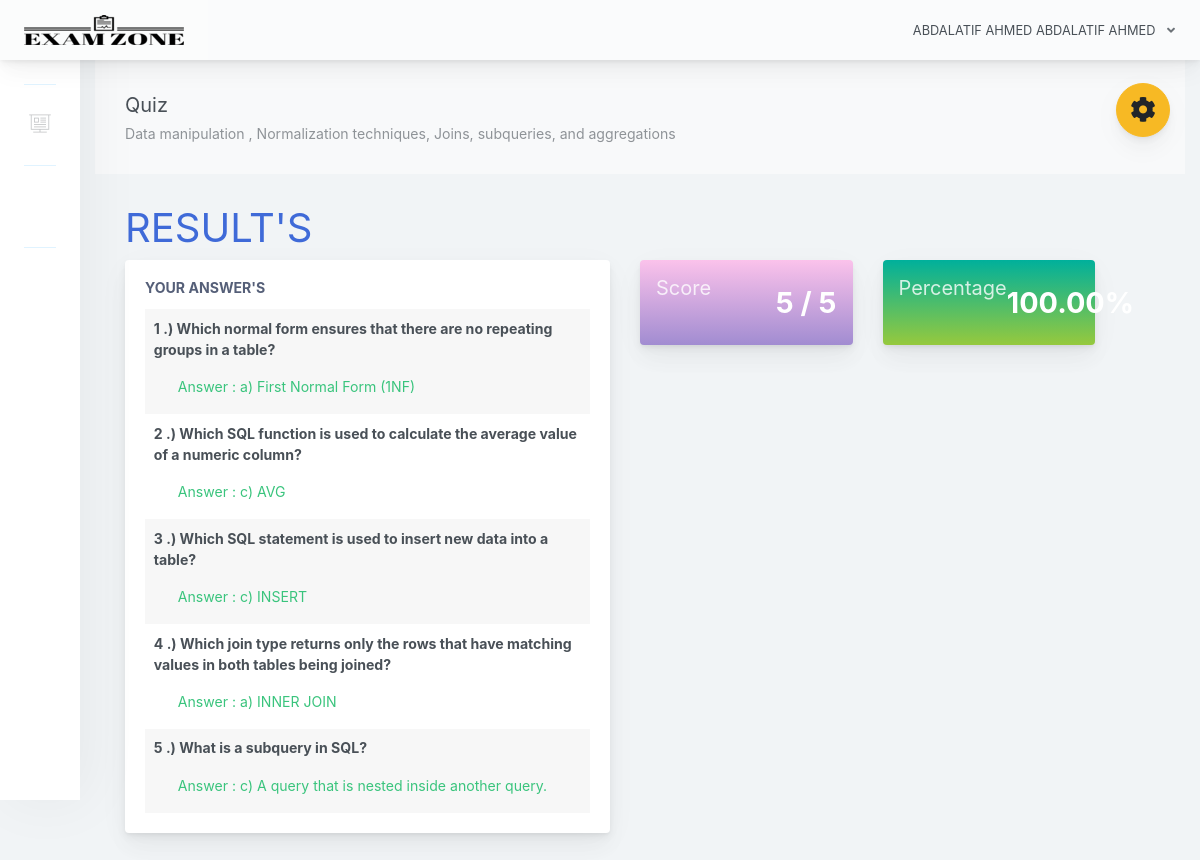
Screenshot of /home.php?page=result&id=2 (signed in) with the database file from the repository.
### tables this page shows
CREATE TABLE `examinee_tbl` (
  `exmne_id` int(11) NOT NULL,
  `exmne_fullname` varchar(1000) NOT NULL,
  `exmne_course` varchar(1000) NOT NULL,
  `exmne_gender` varchar(1000) NOT NULL,
  `exmne_birthdate` varchar(1000) NOT NULL,
  `exmne_year_level` varchar(1000) NOT NULL,
  `exmne_email` varchar(1000) NOT NULL,
  `exmne_password` varchar(1000) NOT NULL,
  `exmne_status` varchar(1000) NOT NULL DEFAULT 'active',
  `blocked` tinyint(1) NOT NULL DEFAULT 0
);

CREATE TABLE `exam_tbl` (
  `ex_id` int(11) NOT NULL,
  `cou_id` int(11) NOT NULL,
  `ex_title` varchar(1000) NOT NULL,
  `ex_time_limit` varchar(1000) NOT NULL,
  `ex_questlimit_display` int(11) NOT NULL,
  `ex_description` varchar(1000) NOT NULL,
  `published` tinyint(1) NOT NULL DEFAULT 0,
  `ex_created` timestamp NOT NULL DEFAULT current_timestamp() ON UPDATE current_timestamp()
);

CREATE TABLE `exam_question_tbl` (
  `eqt_id` int(11) NOT NULL,
  `exam_id` int(11) NOT NULL,
  `exam_question` varchar(1000) NOT NULL,
  `exam_ch1` varchar(1000) NOT NULL,
  `exam_ch2` varchar(1000) NOT NULL,
  `exam_ch3` varchar(1000) NOT NULL,
  `exam_ch4` varchar(1000) NOT NULL,
  `exam_answer` varchar(1000) NOT NULL,
  `exam_status` varchar(1000) NOT NULL DEFAULT 'active'
);

CREATE TABLE `exam_answers` (
  `exans_id` int(11) NOT NULL,
  `axmne_id` int(11) NOT NULL,
  `exam_id` int(11) NOT NULL,
  `quest_id` int(11) NOT NULL,
  `exans_answer` varchar(1000) NOT NULL,
  `exans_status` varchar(1000) NOT NULL DEFAULT 'new',
  `exans_created` timestamp NOT NULL DEFAULT current_timestamp() ON UPDATE current_timestamp()
);

### query/selectData.php (called while the page is built)
<?php
$exmneId = $_SESSION['examineeSession']['exmne_id'];
$selExmneeData = $conn->query("SELECT * FROM examinee_tbl WHERE exmne_id='$exmneId' ")->fetch(PDO::FETCH_ASSOC);
 ?>

### pages/result.php (the view, shortened to what this page needs)
 <?php
    $examId = $_GET['id'];
    $selExam = $conn->query("SELECT * FROM exam_tbl WHERE ex_id='$examId' ")->fetch(PDO::FETCH_ASSOC);
 ?>
<div class="app-main__outer">
<div class="app-main__inner">
    <div id="refreshData">
    <div class="col-md-12">
        <div class="app-page-title">
            <div class="page-title-wrapper">
                <div class="page-title-heading">
                    <div>
                        <?php echo $selExam['ex_title']; ?>
                          <div class="page-title-subheading">
                            <?php echo $selExam['ex_description']; ?>
                          </div>
                    </div>
                </div>
            </div>
        </div>
        <div class="row col-md-12">
        	<h1 class="text-primary">RESULT'S</h1>
        </div>
        <div class="row col-md-6 float-left">
        	<div class="main-card mb-3 card">
                <div class="card-body">
                	<h5 class="card-title">Your Answer's</h5>
        			<table class="align-middle mb-0 table table-borderless table-striped table-hover" id="tableList">
                    <?php
                    	$selQuest = $conn->query("SELECT * FROM exam_question_tbl eqt INNER JOIN exam_answers ea ON eqt.eqt_id = ea.quest_id WHERE eqt.exam_id='$examId' AND ea.axmne_id='$exmneId' AND ea.exans_status='new' ");
                    	$i = 1;
                    	while ($selQuestRow = $selQuest->fetch(PDO::FETCH_ASSOC)) { ?>
                    		<tr>
                    			<td>
                    				<b><p><?php echo $i++; ?> .) <?php echo $selQuestRow['exam_question']; ?></p></b>
                    				<label class="pl-4 text-success">
                    					Answer :
                    					<?php
                    						if($selQuestRow['exam_answer'] != $selQuestRow['exans_answer'])
                    						{ ?>
                    							<span style="color:red"><?php echo $selQuestRow['exans_answer']; ?></span>
                    						<?PHP }
                    						else
                    						{ ?>
                    							<span class="text-success"><?php echo $selQuestRow['exans_answer']; ?></span>
                    						<?php }
                    					 ?>
                    				</label>
                    			</td>
                    		</tr>
                    	<?php }
                     ?>
	                 </table>
                </div>
            </div>
        </div>
        <div class="col-md-6 float-left">
        	<div class="col-md-6 float-left">
        	<div class="card mb-3 widget-content bg-night-fade">
                <div class="widget-content-wrapper text-white">
                    <div class="widget-content-left">
                        <div class="widget-heading"><h5>Score</h5></div>
                        <div class="widget-subheading" style="color: transparent;">/</div>
                    </div>
                    <div class="widget-content-right">
                        <div class="widget-numbers text-white">
                            <?php
                                $selScore = $conn->query("SELECT * FROM exam_question_tbl eqt INNER JOIN exam_answers ea ON eqt.eqt_id = ea.quest_id AND eqt.exam_answer = ea.exans_answer  WHERE ea.axmne_id='$exmneId' AND ea.exam_id='$examId' AND ea.exans_status='new' ");
                            ?>
                            <span>
                                <?php echo $selScore->rowCount(); ?>
                                <?php
                                    $over  = $selExam['ex_questlimit_display'];
                                 ?>
                            </span> / <?php echo $over; ?>
                        </div>
                    </div>
                </div>
            </div>
        	</div>
            <div class="col-md-6 float-left">
            <div class="card mb-3 widget-content bg-happy-green">
                <div class="widget-content-wrapper text-white">
                    <div class="widget-content-left">
                        <div class="widget-heading"><h5>Percentage</h5></div>
                        <div class="widget-subheading" style="color: transparent;">/</div>
                        </div>
                        <div class="widget-content-right">
                        <div class="widget-numbers text-white">
                            <?php
                                $selScore = $conn->query("SELECT * FROM exam_question_tbl eqt INNER JOIN exam_answers ea ON eqt.eqt_id = ea.quest_id AND eqt.exam_answer = ea.exans_answer  WHERE ea.axmne_id='$exmneId' AND ea.exam_id='$examId' AND ea.exans_status='new' ");
                            ?>
                            <span>
                                <?php
                                    $score = $selScore->rowCount();
                                    $ans = $score / $over * 100;
                                    echo number_format($ans,2);
                                 ?>
                            </span>
                        </div>
                    </div>
                </div>
            </div>
            </div>
        </div>
    </div>
    </div>
</div>

### includes/header.php (shortened to what this page needs)
<?php
  include("conn.php");
  include("query/selectData.php");
 ?>
<!doctype html>
<html lang="en">
<head>
    <link href="./main.css" rel="stylesheet">
    <link href="css/sweetalert.css" rel="stylesheet">
</head>
<body id="body">
    <div class="app-container app-theme-white body-tabs-shadow fixed-sidebar fixed-header">
        <div class="app-header header-shadow">
            <div class="app-header__logo">
                <a href="home.php"><div class="logo-src"></div></a>
            </div>
                <div class="app-header__content">
                <div class="app-header-right">
                    <div class="header-btn-lg pr-0">
                        <div class="widget-content p-0">
                            <div class="widget-content-wrapper">
                                <div class="widget-content-left">
                                    <div class="btn-group">
                                        <a data-toggle="dropdown" aria-haspopup="true" aria-expanded="false" class="p-0 btn">
                                            <?php
                                                echo strtoupper($selExmneeData['exmne_fullname']);
                                             ?>
                                            <i class="fa fa-angle-down ml-2 opacity-8"></i>
                                        </a>
                                    </div>
                                </div>
                            </div>
                        </div>
                    </div>        </div>
            </div>
        </div>

### includes/ui-theme.php (shortened to what this page needs)
<div class="ui-theme-settings">
            <button type="button" id="TooltipDemo" class="btn-open-options btn btn-warning" style="top:110px !important;">
                <i class="fa fa-cog fa-w-16 fa-spin fa-2x"></i>
            </button>
        </div>

### home.php (shortened to what this page needs)
<?php include("includes/header.php"); ?>
<?php include("includes/ui-theme.php"); ?>
<div class="app-main">
<?php include("includes/sidebar.php"); ?>
<?php
   @$page = $_GET['page'];
   if($page != '')
   {
     if($page == "exam")
     {
       include("pages/exam.php");
     }
     else if($page == "result")
     {
       include("pages/result.php");
     }
     else if($page == "myscores")
     {
       include("pages/myscores.php");
     }
   }
   else
   {
     include("pages/home.php");
   }
 ?>
<?php include("includes/footer.php"); ?>

### includes/sidebar.php (shortened to what this page needs)
<div class="app-sidebar sidebar-shadow">
    <div class="scrollbar-sidebar">
        <div class="app-sidebar__inner">
            <ul class="vertical-nav-menu">
                <li class="app-sidebar__heading">AVAILABLE EXAM'S</li>
                <li>
                    <a href="#">
                        <i class="metismenu-icon pe-7s-display2"></i>
                    </a>
                        <?php
                        $exmneId = $_SESSION['examineeSession']['exmne_id'];
                                    ?>
                </li>
                <li class="app-sidebar__heading">TAKEN EXAM'S</li>
                <li>
                    <?php
                    $selTakenExam = $conn->query("SELECT * FROM exam_tbl et INNER JOIN exam_attempt ea ON et.ex_id = ea.exam_id WHERE exmne_id='$exmneId' ORDER BY ea.examat_id  ");
                    if ($selTakenExam->rowCount() > 0) {
                        while ($selTakenExamRow = $selTakenExam->fetch(PDO::FETCH_ASSOC)) { ?>
                            <a href="home.php?page=result&id=<?php echo $selTakenExamRow['ex_id']; ?>">
                            </a>
                        <?php }
                    } else { ?>
                        <a href="#" class="pl-3">You are not taking exam yet</a>
                    <?php }
                    ?>
                </li>
                <li class="app-sidebar__heading">FEEDBACKS</li>
                <li>
                    <a href="#" data-toggle="modal" data-target="#feedbacksModal">
                    </a>
                </li>
            </ul>
        </div>
    </div>
</div>

### includes/footer.php (shortened to what this page needs)
    </div>
        </div>
    </div>
</body>
</html>

### rows the page displays
examinee_tbl: exmne_fullname "ABDALATIF AHMED ABDALATIF AHMED"
exam_tbl: ex_title "Quiz", ex_description "Data manipulation , Normalization techniques, Joins, subqueries, and aggregations", ex_questlimit_display "5", ex_questlimit_display "100.00"
exam_question_tbl: exam_question "Which normal form ensures that there are no repeating groups in a table?", exam_answers.exans_answer "a) First Normal Form (1NF)"
exam_question_tbl: exam_question "Which SQL function is used to calculate the average value of a numeric column?", exam_answers.exans_answer "c) AVG"
exam_question_tbl: exam_question "Which SQL statement is used to insert new data into a table?", exam_answers.exans_answer "c) INSERT"
exam_question_tbl: exam_question "Which join type returns only the rows that have matching values in both tables being joined?", exam_answers.exans_answer "a) INNER JOIN"
exam_question_tbl: exam_question "What is a subquery in SQL?", exam_answers.exans_answer "c) A query that is nested inside another query."

### other values shown
$selScore->rowCount() "5"
